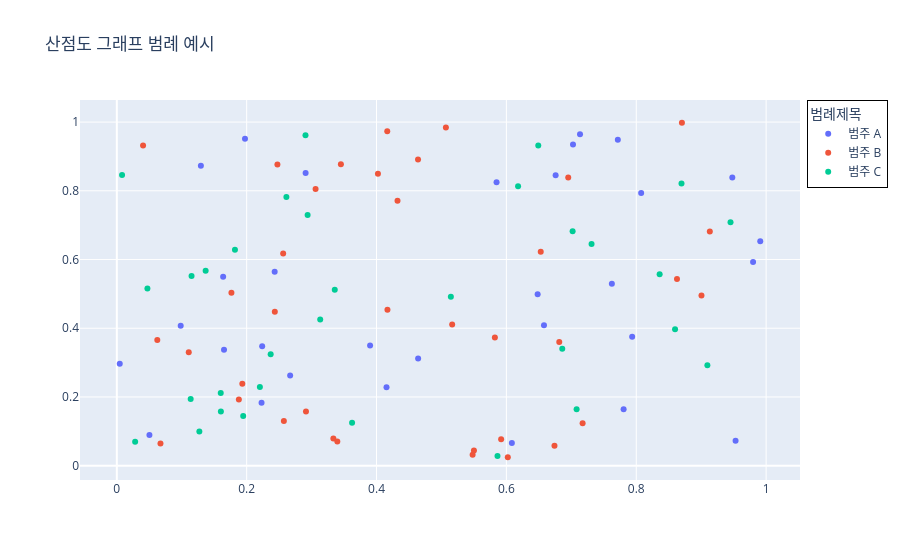

Notebook source saved alongside this figure:
### Code cell
import plotly.graph_objects as go
import numpy as np

x_data = np.random.rand(100)
y_data = np.random.rand(100)
categories = np.random.choice(["A", "B", "C"], 100)

fig = go.Figure()

for cat in ["A", "B", "C"] :
    fig.add_trace(
        go.Scatter(
            x=x_data[categories == cat],
            y=y_data[categories == cat],
            mode="markers",
            name=f"범주 {cat}"
        )
    )

    fig.update_layout(
        title="산점도 그래프 범례 예시",
        legend={
            "title": "범례제목",
            "x":1.01,
            "y":1,
            "xanchor":"left",
            "yanchor":"top",
            "borderwidth": 1,
            "bordercolor": "#000"
        }
    )

fig.show()
